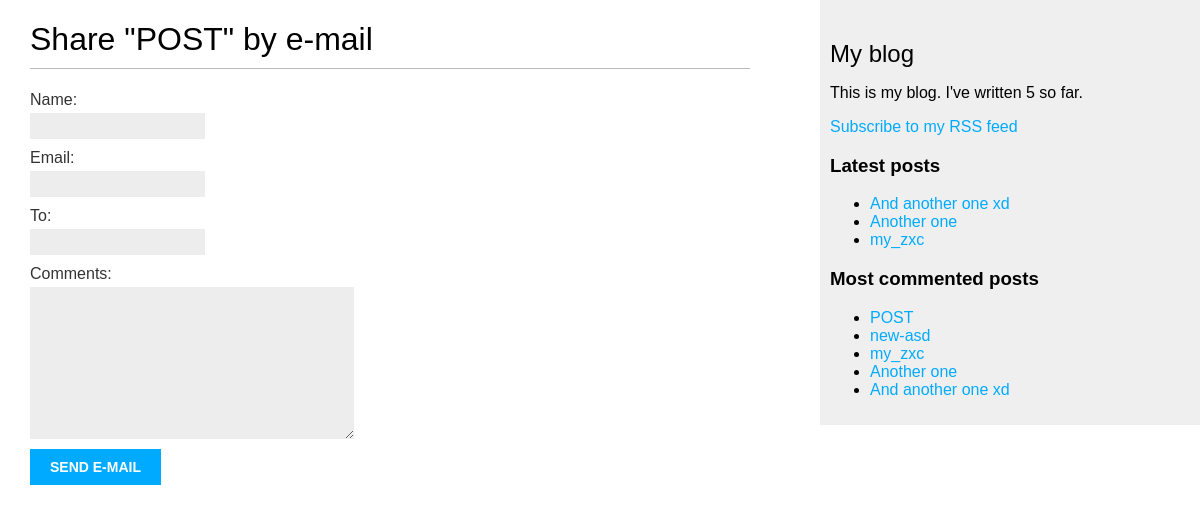
The page /blog/1/share/ on the database as committed earlier.
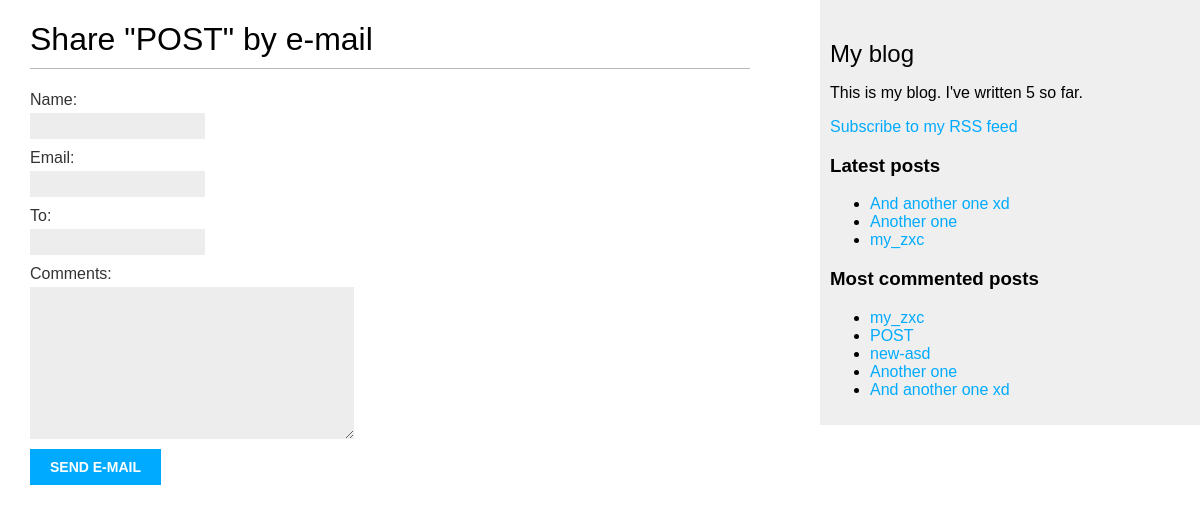
The same page on the database as committed later.
### blog/models.py (models this page shows, shortened)
class Post(models.Model):
    class Status(models.TextChoices):
        DRAFT = 'DF', 'DRAFT'
        PUBLISHED = 'PB', 'PUBLISHED'
    title = models.CharField(max_length=250)
    slug = models.SlugField(max_length=250)
    author = models.ForeignKey(User,
                               on_delete=models.CASCADE,
                               related_name='blog_posts')
    body = models.TextField()
    publish = models.DateTimeField(default=timezone.now)
    created = models.DateTimeField(auto_now_add=True)
    updated = models.DateTimeField(auto_now=True)
    status = models.CharField(max_length=2,
                              choices=Status.choices,
                              default=Status.DRAFT)
    objects = models.Manager()      # Менеджер по-умолчанию
    published = PublishedManager()  # Конкретно-прикладной менеджер
    tags = TaggableManager()        # Позволяет добавлять, извлекать и удалять теги из объектов Post
    class Meta:
        ordering = ['-publish']  # Отображение постов в порядке (сначала новые)
        indexes = [
            models.Index(fields=['-publish']),
        ]
    def get_absolute_url(self):
        return reverse('blog:post_detail',
                       args=[self.publish.year,
                             self.publish.month,
                             self.publish.day,
                             self.slug])

### blog/views.py (the view)
# urls.py: path('<int:post_id>/share/', views.post_share, name='post_share'),
def post_share(request, post_id):
    post = get_object_or_404(Post,
                             id=post_id,
                             status=Post.Status.PUBLISHED)
    sent = False
    if request.method == 'POST':
        form = EmailPostForm(request.POST)
        if form.is_valid():
            cd = form.cleaned_data
            post_url = request.build_absolute_uri(post.get_absolute_url())
            subject = f"{cd['name']} recommends you to read {post.title}"
            message = f"Read {post.title} at {post_url}\n\n\
                {cd['name']} comments: {cd['comments']}"
            send_mail(subject, message, 'pvlegostaev@gmail.com', [cd['to']])
            sent = True
    else:
        form = EmailPostForm()
    return render(request, 'blog/post/share.html', {'post': post,
                                                    'form': form,
                                                    'sent': sent})

### blog/forms.py
class EmailPostForm(forms.Form):
    name = forms.CharField(max_length=25)
    email = forms.EmailField()
    to = forms.EmailField()
    comments = forms.CharField(required=False,
                               widget=forms.Textarea)

### blog/models.py (called while the page is built)
    def get_queryset(self):
        return super().get_queryset().filter(status=Post.Status.PUBLISHED)

### blog/templatetags/blog_tags.py (called while the page is built)
@register.simple_tag             # Декоратор регистрирует функцию как simple_tag. При необходимости задать другое имя: @register.simple_tag(name='tag_name')
def total_posts():
    return Post.published.count()

@register.inclusion_tag('blog/post/latest_posts.html')
def show_latest_posts(count=5):
    latest_posts = Post.published.order_by('-publish')[:count]
    return {'latest_posts': latest_posts}

@register.simple_tag
def get_most_commented_posts(count=5):
    return Post.published.annotate(total_comments = Count('comments')).order_by('-total_comments')[:count]

### blog/templates/blog/post/share.html (shortened to what this page needs)
{% extends "blog/base.html" %}
{% block content %}
    {% if sent %}
        <h1>E-mail succesfully sent</h1>
        <p>
            "{{ post.title }}" was succesfully sent
            to {{ form.cleaned_data.to }}.
        </p>
    {% else %}
        <h1>Share "{{ post.title }}" by e-mail</h1>
        <form method="post">
            {{ form.as_p }}
            <input type="submit" value="Send e-mail">
        </form>
    {% endif %}
{% endblock %}

### blog/templates/blog/base.html (shortened to what this page needs)
{% load blog_tags %}
{% load static %}
<!DOCTYPE html>
<html lang="en">
<head>
    <link href="{% static "css/static.css" %}" rel="stylesheet">
</head>
<body>
    <div id="content">
        {% block content %}
        {% endblock %}
    </div>
    <div id="sidebar">
        <h2>My blog</h2>
        <p>This is my blog.
           I've written {% total_posts %} so far.
        </p>
        <p>
            <a href="{% url "blog:post_feed" %}">
            Subscribe to my RSS feed
            </a>
        </p>
        <h3>Latest posts</h3>
        {% show_latest_posts 3 %}
        <h3>Most commented posts</h3>
        {% get_most_commented_posts as most_commented_posts %}
        <ul>
            {% for post in most_commented_posts %}
            <li>
                <a href="{{ post.get_absolute_url }}">{{ post.title }}</a>
            </li>
            {% endfor %}
        </ul>
    </div>
</body>
</html>

### blog/templates/blog/post/latest_posts.html
<ul>
    {% for post in latest_posts %}
    <li>
        <a href="{{ post.get_absolute_url }}">{{ post.title }}</a>
    </li>
    {% endfor %}
</ul>

Rows that differ between the two databases and show on the page:
changed Post "my_zxc": moves up the list
